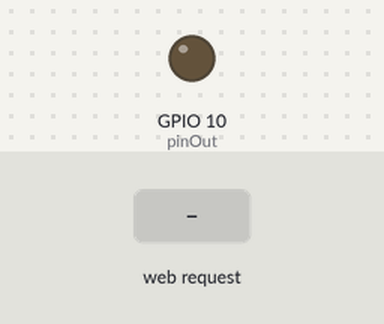
This sketch was run on a simulated ESP32-C3. On the bench: output pins drawn as LEDs (lit = HIGH). The test bench sets the inputs (shaded band). WiFi joins after 1.5 s; servers stay silent unless stated; what the sketch prints to the serial monitor is not drawn.

Above: at 2.7 s.
2.8 s: HTTP request GET /turnon received
At 5.0 s:
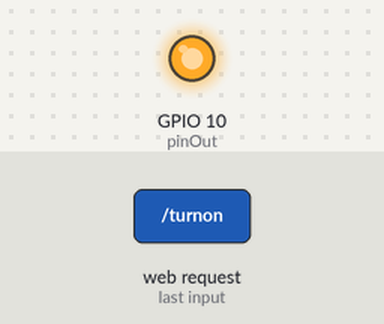
5.4 s: HTTP request GET /turnoff received
At 7.2 s:
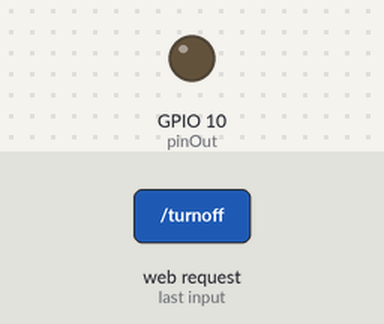
Timing chart, 0 to 8.7 s (numbered marks = the images above; inputs shaded):
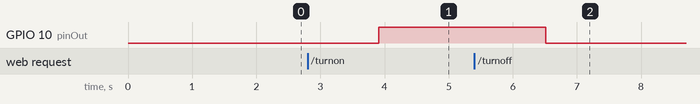

The sketch:

json.ino
```cpp
#include <WiFi.h>

const IPAddress ip(10, 0, 0, 40);
const String ssid("Wifihill");
const String password("Wifihill");
const char* const hostname("esp32c3");

WiFiServer server(80);

//const int pinIn = D3;
const int pinOut = D10;
bool outValue;

void setup() {
  Serial.begin(115200);

  // Initialize pins.
  //pinMode(pinIn, INPUT);
  pinMode(pinOut, OUTPUT);
  digitalWrite(pinOut, LOW);
  outValue = false;

  // Connect to WiFi.
  Serial.println("Connecting to " + ssid + " as " + hostname);
  WiFi.mode(WIFI_STA);
  WiFi.config(ip);  // Force this static IP address.
  WiFi.setHostname(hostname);
  WiFi.begin(ssid, password);
  while (WiFi.status() != WL_CONNECTED) {
    delay(500);
    Serial.print(".");
  }
  Serial.println();
  Serial.print("WiFi connected. IP address: ");
  Serial.println(WiFi.localIP());

  // Initialize WiFi server.
  server.begin();
}

void loop() {
  WiFiClient client = server.available();
  if (!client) {
    printDot();
  } else {
    Serial.println("\nNew Client.");

    while (client.connected() && client.available()) {
      // Get request.
      Serial.println("Read string");
      const String s = client.readString();
      Serial.print(s);

      processRequest(s);
      respond(client);
    }

    // Disconnect.
    client.stop();
    Serial.println("Client disconnected");
  }
}

void processRequest(const String& s) {
  if (s.indexOf("GET /turnoff") >= 0) {
    digitalWrite(pinOut, LOW);
    outValue = false;
  } else if (s.indexOf("GET /turnon") >= 0) {
    digitalWrite(pinOut, HIGH);
    outValue = true;
  }
}

void respond(WiFiClient& client) {
  client.println("HTTP/1.1 200 OK");
  client.println("Content-type: application/json");
  client.println("Content-length: 19");
  client.println("Connection: close");
  client.println();
  client.println("{\"success\":\"true\"}");
}

void printDot() {
  static int loopCount = 0;
  delay(200);
  Serial.print(".");
  loopCount += 1;
  if (loopCount >= 80) {
    loopCount = 0;
    Serial.println("");
  }
}
```

Measured:
- after the input at 2.8 s, GPIO 10 (pinOut): LOW → HIGH after 1.1 s
- after the input at 5.4 s, GPIO 10 (pinOut): HIGH → LOW after 1.1 s
